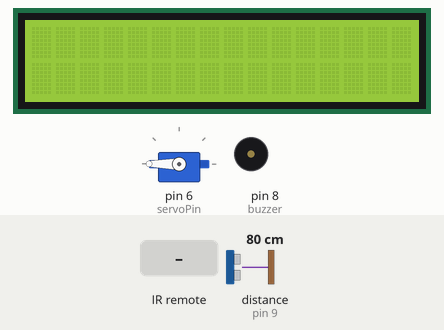
Simulated run of this sketch. Board: Arduino Uno, built with avr-gcc and run on an emulated ATmega328P. On the bench: 16×2 character LCD, servo, buzzer (waves = sounding, pin HIGH). The inputs (shaded band) are chosen by the test bench; at power-on: distance to the obstacle (sensor on pin 9) 80 cm. The echo pulse lasts 58.3 µs per cm; pins used as bus, display or sensor lines are not drawn; what the sketch prints to the serial monitor is not drawn.

Above: at 1.2 s.
1.3 s: infrared code 0xC received
At 2.5 s:
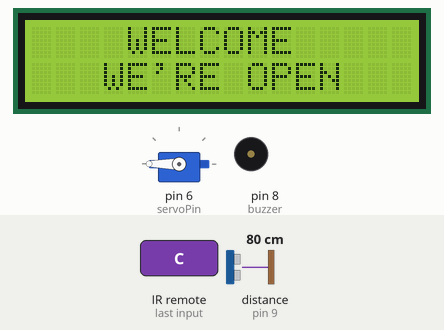
3.5 s: infrared code 0x16 received
At 5.4 s:
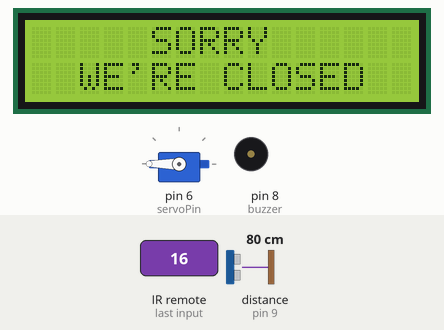
6.5 s: distance to the obstacle (sensor on pin 9) set to 20 cm
8.0 s: distance to the obstacle (sensor on pin 9) set to 16 cm
At 8.12 s:
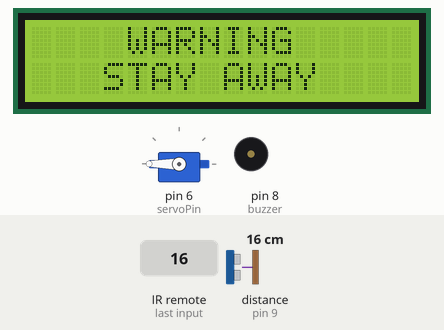
9.7 s: infrared code 0x18 received
At 10.3 s:
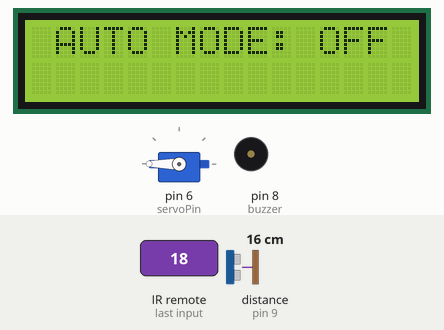
11.9 s: infrared code 0xC received
At 12.4 s:
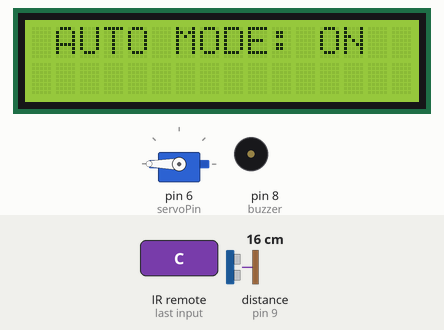
Timing chart, 0 to 14.9 s (numbered marks = the images above; inputs shaded):
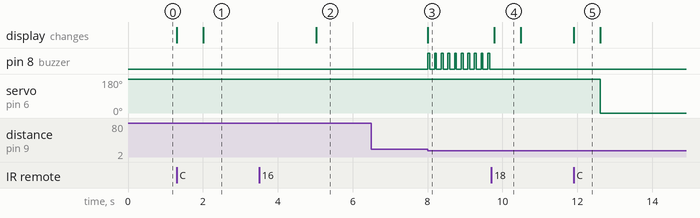

Measured:
- the behaviour switches between 19 and 18 cm on distance to the obstacle (sensor on pin 9) (found by bisection; images 2 and 3)
- after the input at 1.3 s, the display: first changes at once (image 1 shows a later state)
- after the input at 3.5 s, the display: changes after 1.5 s (image 2)
- after the input at 6.5 s, every drawn part: stays the same
- after the input at 8.0 s, pin 8 (buzzer): alternates HIGH for 0.05 s and LOW for 0.13 s, starting at once; the display: changes at once (image 3)
- after the input at 9.7 s, pin 8 (buzzer): stops changing and stays LOW; the display: changes after 0.08 s (image 4)
- after the input at 11.9 s, servo on pin 6 (servoPin): 180° → 0° after 0.71 s; the display: changes at once (image 5)
- what the display in image 4 shows lasts 0.7 s, from 9.8 s to 10.5 s

The sketch:

SmartDoorSystem.ino
```cpp
/* An phim tren dieu kien:
    0 la che do dong cua co bao dong
    1 la che do mo cua tu dong
    2 la che do mo cua thu cong:
      Phim mui ten xuong la dong cua
      Phim mui ten len la mo cua */

#include <IRremote.h>
#include <LiquidCrystal.h>
#include <Servo.h>

#define trigPin 10
#define echoPin 9
#define buzzer 8
#define irPin 7
#define servoPin 6

const int rs = 12, en = 11, d4 = 5, d5 = 4, d6 = 3, d7 = 2;
LiquidCrystal lcd(rs, en, d4, d5, d6, d7);
Servo door;
int pos=180;
bool war, open;
long duration;
float distanceInch;
int timer;

void setup() {
  Serial.begin(9600);
  IrReceiver.begin(irPin);
  lcd.begin(16,2);
  door.attach(servoPin);
  door.write(pos);
  pinMode(trigPin, OUTPUT);
  pinMode(echoPin, INPUT);
  pinMode(buzzer, OUTPUT);
}
void loop() {
  if (IrReceiver.decode()) {
    Serial.println(IrReceiver.decodedIRData.command);
    switch(IrReceiver.decodedIRData.command){
      case 22:
        lcd.clear();
        lcdClose();
        doorClose();
        break;
      case 12:
        autoMode();
        break ;
      case 24:
        notAutoMode();
        break;
    }
    IrReceiver.resume();
  }
}

void doorOpen(){
  while(1==1){
  digitalWrite(trigPin, LOW);
  delayMicroseconds(2);
  digitalWrite(trigPin, HIGH);
  delayMicroseconds(10);
  digitalWrite(trigPin, LOW);

  duration = pulseIn(echoPin, HIGH);

  distanceInch = duration * 0.0133 /2;

  if(distanceInch<10)
  {
    servoOpen();
  } else {
    delay(1000);
    servoClose();
  }

  if (IrReceiver.decode()) {
    if (IrReceiver.decodedIRData.command==22){
      lcd.clear();
      doorClose();
      break;
    } else if(IrReceiver.decodedIRData.command==24) {
      notAutoMode();
      break;
    }
    IrReceiver.resume();
    }
  }
}

void notAuto(){
  while(1==1){
    if (IrReceiver.decode()) {
Serial.println(IrReceiver.decodedIRData.command);
      switch(IrReceiver.decodedIRData.command){
        case 9:
          servoOpen();
          break;
        case 7:
          servoClose();
          break;
      }
      IrReceiver.resume();
    }
    if (IrReceiver.decode()) {
      if (IrReceiver.decodedIRData.command==22){
        lcd.clear();
        doorClose();
        break;
      } else if (IrReceiver.decodedIRData.command==12){
        autoMode();
        break;
    }
    IrReceiver.resume();
    }
  }
}


void doorClose(){
  if(open){
    servoClose();
  }
  while(1==1){
    digitalWrite(trigPin, LOW);
    delayMicroseconds(2);
    digitalWrite(trigPin, HIGH);
    delayMicroseconds(10);
    digitalWrite(trigPin, LOW);

    duration = pulseIn(echoPin, HIGH);

    distanceInch = duration * 0.0133 /2;
    Serial.println(distanceInch);
    if(distanceInch<7){
      if(war==false) lcd.clear();
      war=true;
      lcdWarning();
      digitalWrite(buzzer, HIGH);
      delay(50);
      digitalWrite(buzzer, LOW);
      timer = distanceInch * 20;
      delay(timer);
    } else {
      if(war) lcd.clear();
      lcdClose();
      war=false;
    }

    if (IrReceiver.decode()) {
      if (IrReceiver.decodedIRData.command==12){
        autoMode();
        break;
      } else if (IrReceiver.decodedIRData.command==24) {
        notAutoMode();
        break;
      }
      IrReceiver.resume();
    }
  }
}

void lcdClose(){
  lcd.setCursor(5, 0);
  lcd.print("SORRY");
  lcd.setCursor(2, 1);
  lcd.print("WE'RE CLOSED");
}

void lcdOpen(){
  lcd.setCursor(4, 0);
  lcd.print("WELCOME");
  lcd.setCursor(3, 1);
  lcd.print("WE'RE OPEN");
}

void lcdWarning(){
  lcd.setCursor(4, 0);
  lcd.print("WARNING");
  lcd.setCursor(3, 1);
  lcd.print("STAY AWAY");
}

void servoOpen(){
  pos=0;
	door.write(pos);
	delay(500);
  open=true;
}

void servoClose(){
	pos=180;
  door.write(pos);
  delay(500);
  open=false;
}

void autoMode(){
  lcd.clear();
  lcd.setCursor(1,0);
  lcd.print("AUTO MODE: ON");
  delay(700);
  lcd.clear();
  lcdOpen();
  doorOpen();
}

void notAutoMode(){
  lcd.clear();
  lcd.setCursor(1,0);
  lcd.print("AUTO MODE: OFF");
  delay(700);
  lcd.clear();
  lcdOpen();
  notAuto();
}

  
```
